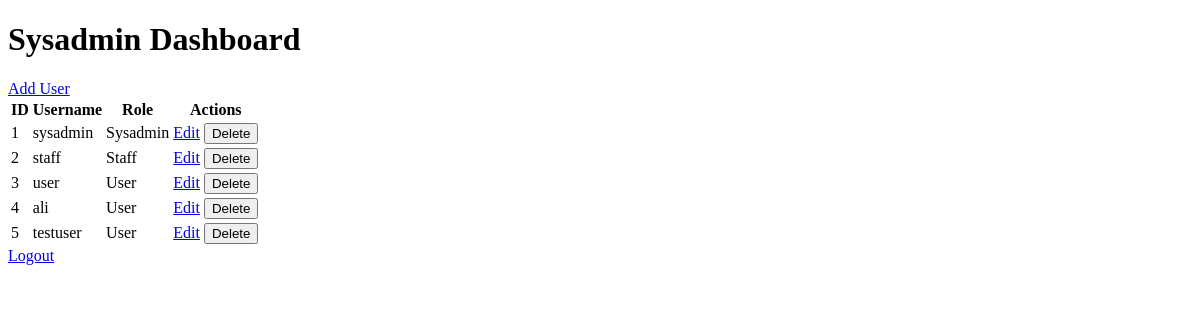
Page /sysadmin_dashboard (signed in) on the earlier database version.
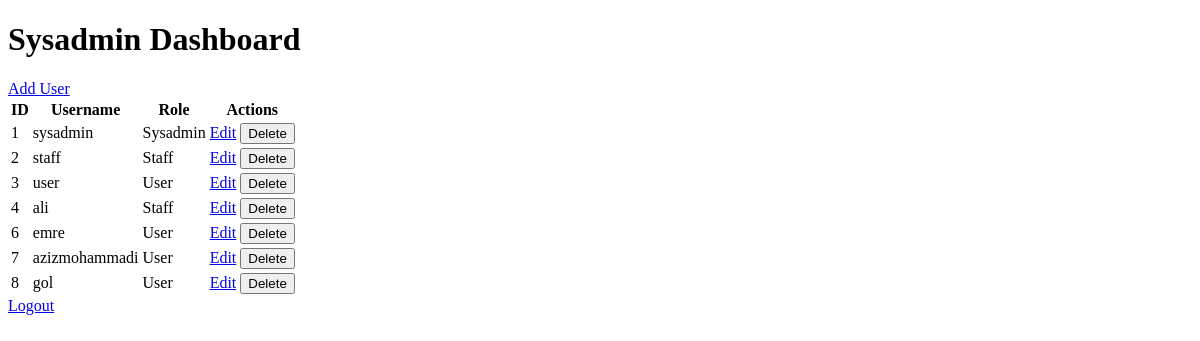
Same page on the later database version.
### app/models.py (models this page shows)
class User(db.Model):
    id = db.Column(db.Integer, primary_key=True)
    username = db.Column(db.String(150), unique=True, nullable=False)
    password = db.Column(db.String(150), nullable=False)
    role = db.Column(db.String(50), nullable=False)

### app/routes.py (the view)
@app.route('/sysadmin_dashboard')
@login_required
def sysadmin_dashboard():
    users = User.query.all()
    return render_template('sysadmin_dashboard.html', users=users)

### app/templates/sysadmin_dashboard.html (shortened to what this page needs)
<!DOCTYPE html>
<html lang="en">
<head>
    <link rel="stylesheet" href="{{ url_for('static', filename='styles.css') }}">
</head>
<body>
    <div class="container">
        <h1>Sysadmin Dashboard</h1>
        <a href="{{ url_for('add_user') }}">Add User</a>
        <table>
            <thead>
                <tr>
                    <th>ID</th>
                    <th>Username</th>
                    <th>Role</th>
                    <th>Actions</th>
                </tr>
            </thead>
            <tbody>
                {% for user in users %}
                <tr>
                    <td>{{ user.id }}</td>
                    <td>{{ user.username }}</td>
                    <td>{{ user.role }}</td>
                    <td>
                        <a href="{{ url_for('edit_user', user_id=user.id) }}">Edit</a>
                        <form action="{{ url_for('delete_user', user_id=user.id) }}" method="POST" style="display:inline;">
                            <button type="submit">Delete</button>
                        </form>
                    </td>
                </tr>
                {% endfor %}
            </tbody>
        </table>
        <a href="{{ url_for('logout') }}">Logout</a>
    </div>
</body>
</html>

Differences in the rows shown:
removed User: id "5", username "testuser", role "User"
changed User "ali": role "User" → "Staff"
added User: id "6", username "emre", role "User"
added User: id "7", username "azizmohammadi", role "User"
added User: id "8", username "gol", role "User"
